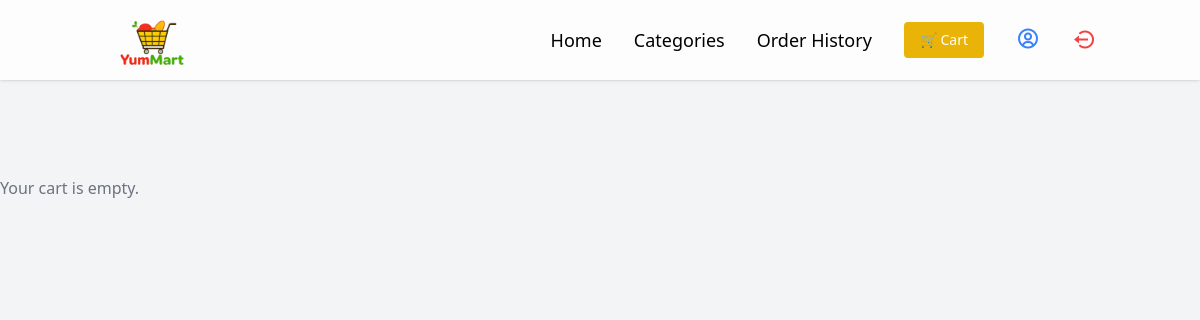
The app's page /cart/ (signed in), older data.
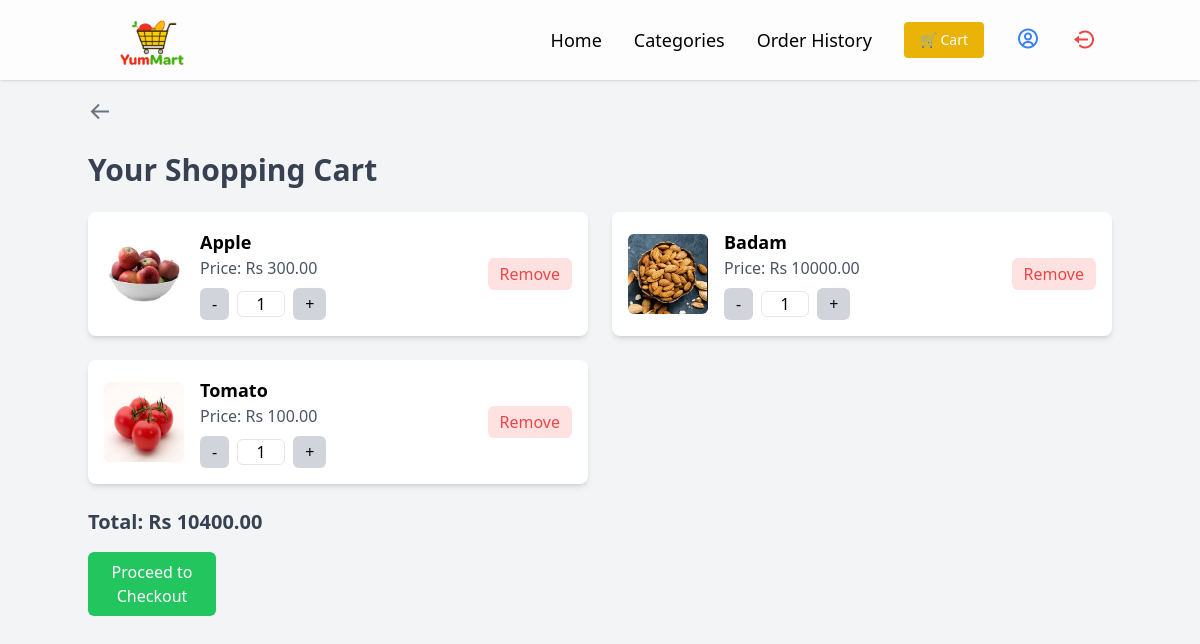
The same page, newer data.
### store/models.py (models this page shows, shortened)
class CartItem(models.Model):
    user = models.ForeignKey(User, on_delete=models.CASCADE)
    product = models.ForeignKey(Product, on_delete=models.CASCADE)
    quantity = models.PositiveIntegerField(default=1)

class Product(models.Model):
    category = models.ForeignKey(Category, on_delete=models.CASCADE)
    name = models.CharField(max_length=255)
    slug = models.SlugField(max_length=255, unique=True)
    description = models.TextField(blank=True)
    price = models.DecimalField(max_digits=10, decimal_places=2)
    image = models.ImageField(upload_to='products/')
    created_at = models.DateTimeField(auto_now_add=True)

### store/views.py (the view)
# urls.py: path('cart/', cart, name='cart'),
@login_required
def cart(request):
    cart_items = CartItem.objects.filter(user=request.user)
    total_price = sum(item.product.price * item.quantity for item in cart_items)
    return render(request, 'store/cart.html', {'cart_data': cart_items, 'total_price': total_price})

### store/templates/store/cart.html (shortened to what this page needs)
{% extends 'store/base.html' %}
{% block content %}
{% if cart_data %}
<div class="container mx-auto">
    <a href="{% url 'home' %}" class="text-blue-500 hover:underline mb-6">
        <i class='bx bx-arrow-back text-2xl text-gray-500 hover:text-gray-700 mb-6 cursor-pointer'></i>
    </a>
    <h2 class="text-3xl font-bold text-gray-700 mb-6">Your Shopping Cart</h2>
    <div class="grid grid-cols-2 gap-6">
        {% for item in cart_data %}
        <div class="bg-white p-4 rounded-lg shadow-md flex items-center gap-4">
            <img src="{{ item.product.image.url }}" alt="{{ item.product.name }}" class="w-20 h-20 rounded-md">
            <div class="flex-1">
                <h3 class="text-lg font-bold">{{ item.product.name }}</h3>
                <p class="text-gray-600">Price: Rs {{ item.product.price }}</p>
                <form method="POST" action="{% url 'update_cart' item.product.id %}" class="flex items-center mt-2">
                    <button type="submit" name="action" value="decrease"
                        class="px-3 py-1 bg-gray-300 rounded-md hover:bg-gray-400 transition">-</button>
                    <input type="text" name="quantity" value="{{ item.quantity }}"
                        class="w-12 text-center mx-2 border rounded-md">
                    <button type="submit" name="action" value="increase"
                        class="px-3 py-1 bg-gray-300 rounded-md hover:bg-gray-400 transition">+</button>
                </form>
            </div>
            <a href="{% url 'remove_from_cart' item.product.id %}"
                class="text-red-500 bg-red-100 px-3 py-1 rounded-md hover:bg-red-200 transition">
                Remove
            </a>
        </div>
        {% endfor %}
    </div>
    <h3 class="text-xl font-bold text-gray-700 mt-6">Total: Rs {{ total_price }}</h3>
    <a href="{% url 'checkout' %}"
        class="block w-32 text-center bg-green-500 text-white py-2 mt-4 rounded-md hover:bg-green-600 transition">
        Proceed to Checkout
    </a>
</div>
{% else %}
<p class="text-gray-500 mt-20">Your cart is empty.</p>
{% endif %}
{% endblock %}

### store/templates/store/base.html (shortened to what this page needs)
{% load static %}
<!DOCTYPE html>
<html lang="en">
<head>
    <script src="https://cdn.tailwindcss.com"></script>
    <link href="https://unpkg.com/boxicons@2.1.4/css/boxicons.min.css" rel="stylesheet">
    <link href="https://cdn.jsdelivr.net/npm/remixicon@4.5.0/fonts/remixicon.css" rel="stylesheet" />
</head>
<body class="bg-gray-100">
    <nav class="bg-white bg-opacity-80 backdrop-blur-md fixed w-full text-[18px] top-0 z-50 shadow">
        <div class="container mx-auto px-4 flex justify-between items-center h-20">
            <a href="{% url 'home' %}" class="group">
                <img src="{% static 'images/logo2.png' %}" alt="YumMart Logo" class="h-24 w-22 transition-transform duration-700" style="animation: bounce 2s infinite;">
            </a>
            <div class="hidden md:flex space-x-8 items-center">
                <a href="{% url 'home' %}" class="nav-link">Home</a>
                <div class="relative group">
                    <a href="{% url 'categories' %}" class="nav-link">Categories</a>
                </div>
                <a href="{% url 'order_history' %}" class="nav-link">Order History</a>
                <a href="{% url 'cart' %}" class="flex items-center px-4 py-2 bg-yellow-500 text-white rounded hover:bg-yellow-600 text-sm">🛒 Cart</a>
                <a href="{% url 'view_profile' %}" class="relative group text-blue-500 hover:text-blue-700 text-2xl">
                    <i class='bx bx-user-circle'></i>
                </a>
                {% if request.user.is_authenticated %}
                <a href="{% url 'logout' %}" class="relative group text-red-500 hover:text-red-700">
                    <i class='bx bx-log-out-circle text-2xl'></i>
                </a>
                {% endif %}
            </div>
        </div>
    </nav>
    <div class="pt-4 mt-20">
        {% block content %}{% endblock %}
    </div>
</body>
</html>

### store/templates/store/base.html (style rules this page uses)
.nav-link { @apply text-gray-700 font-medium hover:text-green-600 transition; }

Row changes from the older to the newer data that the page shows:
added CartItem: product.image (picture), product.name "Apple", product.price "300.00", quantity "1"
added CartItem: product.image (picture), product.name "Badam", product.price "10000.00", quantity "1"
added CartItem: product.image (picture), product.name "Tomato", product.price "100.00", quantity "1"
Text that changed along with them:
{{ total_price }}: (not shown) → "10400.00"
text no longer shown: "Your cart is empty."
text now shown: "Your Shopping Cart Total: Rs Proceed to Checkout"
